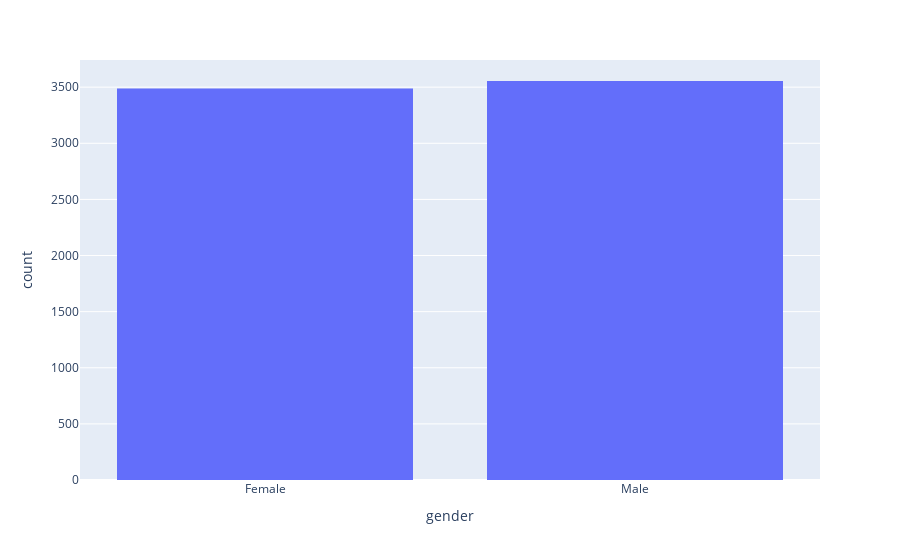

Notebook code cell kept with this figure:
### Code cell
# Gender Wise Breakdown of Customer Base
px.histogram(df,'gender')

### Figure 1 — Plotly figure (JSON) as saved in the notebook; plotly's stock layout.template omitted (floating-point values rounded to 4 significant figures; data arrays with more than 128 entries replaced by an {"elided": "..."} marker saying what was removed)
{"data": [{"alignmentgroup": "True", "bingroup": "x", "hovertemplate": "gender=%{x}<br>count=%{y}<extra></extra>", "legendgroup": "", "marker": {"color": "#636efa", "pattern": {"shape": ""}}, "name": "", "offsetgroup": "", "orientation": "v", "showlegend": false, "type": "histogram", "x": {"elided": "7043 str values"}, "xaxis": "x", "yaxis": "y"}], "layout": {"barmode": "relative", "legend": {"tracegroupgap": 0}, "margin": {"t": 60}, "xaxis": {"anchor": "y", "domain": [0, 1], "title": {"text": "gender"}}, "yaxis": {"anchor": "x", "domain": [0, 1], "title": {"text": "count"}}}}
